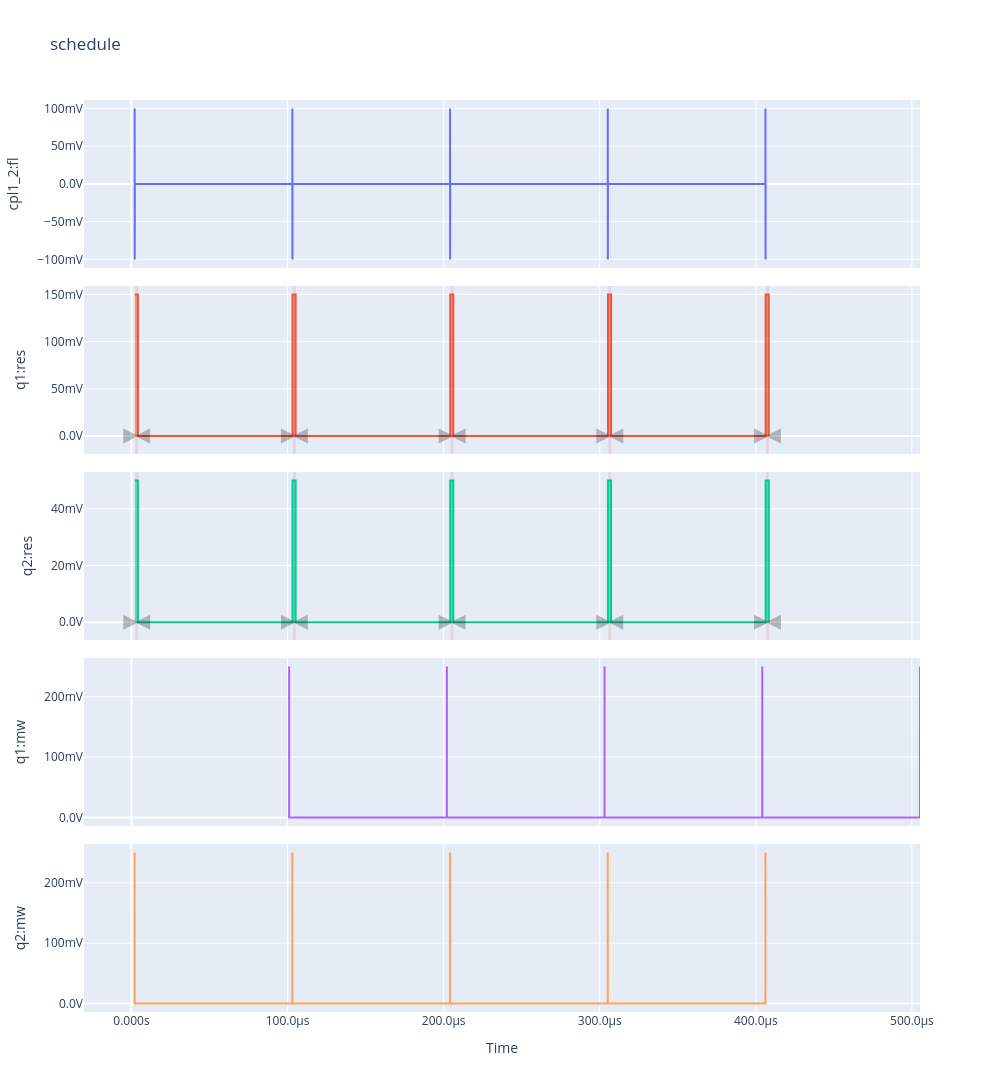

Write notebook code for a chart like this one.
### Markdown cell above
## Optional: view the compiled pulse schedule

This check's schedule is already small (two qubits x a handful of operations per
repetition), so the schedule from the real run above is safe to plot directly —
no separate dummy schedule needed. Look for the SNZ pulse's two-lobe shape on the
coupler's flux port, playing after both qubits' X90 pulses finish and before the
readout pulses.

### Code cell
compiled_schedule = hardware_agent.latest_compiled_schedule
if compiled_schedule is None:
    raise RuntimeError("Run experiment.run_measurement() first.")
compiled_schedule.plot_pulse_diagram(plot_backend="plotly")

### Figure 1 — Plotly figure (JSON) as saved in the notebook; plotly's stock layout.template omitted (floating-point values rounded to 4 significant figures; data arrays with more than 128 entries replaced by an {"elided": "..."} marker saying what was removed)
{"data": [{"fill": "tozeroy", "hoverinfo": "x+y+name", "hoverlabel": {"namelength": -1}, "legendgroup": "0", "line": {"color": "#636EFA"}, "mode": "lines", "name": "6 operations", "showlegend": true, "type": "scatter", "x": {"elided": "544 float values"}, "xaxis": "x", "y": {"elided": "544 float values"}, "yaxis": "y"}, {"fill": "tozeroy", "hoverinfo": "x+y+name", "hoverlabel": {"namelength": -1}, "legendgroup": "1", "line": {"color": "#EF553B"}, "mode": "lines", "name": "6 operations", "showlegend": true, "type": "scatter", "x": [2.14e-06, 4.136e-06, 4.136e-06, 4.136e-06, 4.136e-06, 4.14e-06, 4.14e-06, 0.0001032, 0.0001032, 0.0001052, 0.0001052, 0.0001052, 0.0001052, 0.0001052, 0.0001052, 0.0002042, 0.0002042, 0.0002062, 0.0002062, 0.0002062, 0.0002062, 0.0002062, 0.0002062, 0.0003052, 0.0003052, 0.0003072, 0.0003072, 0.0003072, 0.0003072, 0.0003072, 0.0003072, 0.0004063, 0.0004063, 0.0004083, 0.0004083, 0.0004083, 0.0004083, 0.0004083, 0.0004083], "xaxis": "x2", "y": [0.15, 0.15, 0.15, 0.15, 0.15, 0.15, 0.0, 0.0, 0.15, 0.15, 0.15, 0.15, 0.15, 0.15, 0.0, 0.0, 0.15, 0.15, 0.15, 0.15, 0.15, 0.15, 0.0, 0.0, 0.15, 0.15, 0.15, 0.15, 0.15, 0.15, 0.0, 0.0, 0.15, 0.15, 0.15, 0.15, 0.15, 0.15, 0.0], "yaxis": "y2"}, {"marker": {"color": "rgba(0,0,0,.25)", "size": 15, "symbol": ["arrow-bar-left", "arrow-bar-right"]}, "mode": "markers", "name": "SSBIntegrationComplex", "type": "scatter", "x": [2.34e-06, 4.34e-06], "xaxis": "x2", "y": [0, 0], "yaxis": "y2"}, {"marker": {"color": "rgba(0,0,0,.25)", "size": 15, "symbol": ["arrow-bar-left", "arrow-bar-right"]}, "mode": "markers", "name": "SSBIntegrationComplex", "type": "scatter", "x": [0.0001034, 0.0001054], "xaxis": "x2", "y": [0, 0], "yaxis": "y2"}, {"marker": {"color": "rgba(0,0,0,.25)", "size": 15, "symbol": ["arrow-bar-left", "arrow-bar-right"]}, "mode": "markers", "name": "SSBIntegrationComplex", "type": "scatter", "x": [0.0002044, 0.0002064], "xaxis": "x2", "y": [0, 0], "yaxis": "y2"}, {"marker": {"color": "rgba(0,0,0,.25)", "size": 15, "symbol": ["arrow-bar-left", "arrow-bar-right"]}, "mode": "markers", "name": "SSBIntegrationComplex", "type": "scatter", "x": [0.0003054, 0.0003074], "xaxis": "x2", "y": [0, 0], "yaxis": "y2"}, {"marker": {"color": "rgba(0,0,0,.25)", "size": 15, "symbol": ["arrow-bar-left", "arrow-bar-right"]}, "mode": "markers", "name": "SSBIntegrationComplex", "type": "scatter", "x": [0.0004065, 0.0004085], "xaxis": "x2", "y": [0, 0], "yaxis": "y2"}, {"fill": "tozeroy", "hoverinfo": "x+y+name", "hoverlabel": {"namelength": -1}, "legendgroup": "2", "line": {"color": "#00CC96"}, "mode": "lines", "name": "6 operations", "showlegend": true, "type": "scatter", "x": [2.14e-06, 4.136e-06, 4.136e-06, 4.136e-06, 4.136e-06, 4.14e-06, 4.14e-06, 0.0001032, 0.0001032, 0.0001052, 0.0001052, 0.0001052, 0.0001052, 0.0001052, 0.0001052, 0.0002042, 0.0002042, 0.0002062, 0.0002062, 0.0002062, 0.0002062, 0.0002062, 0.0002062, 0.0003052, 0.0003052, 0.0003072, 0.0003072, 0.0003072, 0.0003072, 0.0003072, 0.0003072, 0.0004063, 0.0004063, 0.0004083, 0.0004083, 0.0004083, 0.0004083, 0.0004083, 0.0004083], "xaxis": "x3", "y": [0.05, 0.05, 0.05, 0.05, 0.05, 0.05, 0.0, 0.0, 0.05, 0.05, 0.05, 0.05, 0.05, 0.05, 0.0, 0.0, 0.05, 0.05, 0.05, 0.05, 0.05, 0.05, 0.0, 0.0, 0.05, 0.05, 0.05, 0.05, 0.05, 0.05, 0.0, 0.0, 0.05, 0.05, 0.05, 0.05, 0.05, 0.05, 0.0], "yaxis": "y3"}, {"marker": {"color": "rgba(0,0,0,.25)", "size": 15, "symbol": ["arrow-bar-left", "arrow-bar-right"]}, "mode": "markers", "name": "SSBIntegrationComplex", "type": "scatter", "x": [2.34e-06, 4.34e-06], "xaxis": "x3", "y": [0, 0], "yaxis": "y3"}, {"marker": {"color": "rgba(0,0,0,.25)", "size": 15, "symbol": ["arrow-bar-left", "arrow-bar-right"]}, "mode": "markers", "name": "SSBIntegrationComplex", "type": "scatter", "x": [0.0001034, 0.0001054], "xaxis": "x3", "y": [0, 0], "yaxis": "y3"}, {"marker": {"color": "rgba(0,0,0,.25)", "size": 15, "symbol": ["arrow-bar-left", "arrow-bar-right"]}, "mode": "markers", "name": "SSBIntegrationComplex", "type": "scatter", "x": [0.0002044, 0.0002064], "xaxis": "x3", "y": [0, 0], "yaxis": "y3"}, {"marker": {"color": "rgba(0,0,0,.25)", "size": 15, "symbol": ["arrow-bar-left", "arrow-bar-right"]}, "mode": "markers", "name": "SSBIntegrationComplex", "type": "scatter", "x": [0.0003054, 0.0003074], "xaxis": "x3", "y": [0, 0], "yaxis": "y3"}, {"marker": {"color": "rgba(0,0,0,.25)", "size": 15, "symbol": ["arrow-bar-left", "arrow-bar-right"]}, "mode": "markers", "name": "SSBIntegrationComplex", "type": "scatter", "x": [0.0004065, 0.0004085], "xaxis": "x3", "y": [0, 0], "yaxis": "y3"}, {"fill": "tozeroy", "hoverinfo": "x+y+name", "hoverlabel": {"namelength": -1}, "legendgroup": "3", "line": {"color": "#AB63FA"}, "mode": "lines", "name": "5 operations", "showlegend": true, "type": "scatter", "x": {"elided": "175 float values"}, "xaxis": "x4", "y": {"elided": "175 float values"}, "yaxis": "y4"}, {"fill": "tozeroy", "hoverinfo": "x+y+name", "hoverlabel": {"namelength": -1}, "legendgroup": "4", "line": {"color": "#FFA15A"}, "mode": "lines", "name": "5 operations", "showlegend": true, "type": "scatter", "x": {"elided": "175 float values"}, "xaxis": "x5", "y": {"elided": "175 float values"}, "yaxis": "y5"}], "layout": {"height": 1500, "shapes": [{"fillcolor": "rgba(255,0,0,0.1)", "layer": "below", "line": {"color": "rgba(0,0,0,0)", "width": 3}, "name": "SSBIntegrationComplex", "type": "rect", "x0": 2.34e-06, "x1": 4.34e-06, "xref": "x", "y0": 0, "y1": 1, "yref": "y2 domain"}, {"fillcolor": "rgba(255,0,0,0.1)", "layer": "below", "line": {"color": "rgba(0,0,0,0)", "width": 3}, "name": "SSBIntegrationComplex", "type": "rect", "x0": 0.0001034, "x1": 0.0001054, "xref": "x", "y0": 0, "y1": 1, "yref": "y2 domain"}, {"fillcolor": "rgba(255,0,0,0.1)", "layer": "below", "line": {"color": "rgba(0,0,0,0)", "width": 3}, "name": "SSBIntegrationComplex", "type": "rect", "x0": 0.0002044, "x1": 0.0002064, "xref": "x", "y0": 0, "y1": 1, "yref": "y2 domain"}, {"fillcolor": "rgba(255,0,0,0.1)", "layer": "below", "line": {"color": "rgba(0,0,0,0)", "width": 3}, "name": "SSBIntegrationComplex", "type": "rect", "x0": 0.0003054, "x1": 0.0003074, "xref": "x", "y0": 0, "y1": 1, "yref": "y2 domain"}, {"fillcolor": "rgba(255,0,0,0.1)", "layer": "below", "line": {"color": "rgba(0,0,0,0)", "width": 3}, "name": "SSBIntegrationComplex", "type": "rect", "x0": 0.0004065, "x1": 0.0004085, "xref": "x", "y0": 0, "y1": 1, "yref": "y2 domain"}, {"fillcolor": "rgba(255,0,0,0.1)", "layer": "below", "line": {"color": "rgba(0,0,0,0)", "width": 3}, "name": "SSBIntegrationComplex", "type": "rect", "x0": 2.34e-06, "x1": 4.34e-06, "xref": "x", "y0": 0, "y1": 1, "yref": "y3 domain"}, {"fillcolor": "rgba(255,0,0,0.1)", "layer": "below", "line": {"color": "rgba(0,0,0,0)", "width": 3}, "name": "SSBIntegrationComplex", "type": "rect", "x0": 0.0001034, "x1": 0.0001054, "xref": "x", "y0": 0, "y1": 1, "yref": "y3 domain"}, {"fillcolor": "rgba(255,0,0,0.1)", "layer": "below", "line": {"color": "rgba(0,0,0,0)", "width": 3}, "name": "SSBIntegrationComplex", "type": "rect", "x0": 0.0002044, "x1": 0.0002064, "xref": "x", "y0": 0, "y1": 1, "yref": "y3 domain"}, {"fillcolor": "rgba(255,0,0,0.1)", "layer": "below", "line": {"color": "rgba(0,0,0,0)", "width": 3}, "name": "SSBIntegrationComplex", "type": "rect", "x0": 0.0003054, "x1": 0.0003074, "xref": "x", "y0": 0, "y1": 1, "yref": "y3 domain"}, {"fillcolor": "rgba(255,0,0,0.1)", "layer": "below", "line": {"color": "rgba(0,0,0,0)", "width": 3}, "name": "SSBIntegrationComplex", "type": "rect", "x0": 0.0004065, "x1": 0.0004085, "xref": "x", "y0": 0, "y1": 1, "yref": "y3 domain"}], "showlegend": false, "title": {"text": "schedule"}, "width": 1000, "xaxis": {"anchor": "y", "domain": [0, 1], "hoverformat": ".3s", "matches": "x5", "showgrid": true, "showticklabels": false, "tickformat": ".2s", "ticksuffix": "s"}, "xaxis2": {"anchor": "y2", "domain": [0, 1], "hoverformat": ".3s", "matches": "x5", "showgrid": true, "showticklabels": false, "tickformat": ".2s", "ticksuffix": "s"}, "xaxis3": {"anchor": "y3", "domain": [0, 1], "hoverformat": ".3s", "matches": "x5", "showgrid": true, "showticklabels": false, "tickformat": ".2s", "ticksuffix": "s"}, "xaxis4": {"anchor": "y4", "domain": [0, 1], "hoverformat": ".3s", "matches": "x5", "showgrid": true, "showticklabels": false, "tickformat": ".2s", "ticksuffix": "s"}, "xaxis5": {"anchor": "y5", "domain": [0, 1], "hoverformat": ".3s", "showgrid": true, "tickformat": ".2s", "tickformatstops": [{"dtickrange": [null, 1e-09], "value": ".10s"}, {"dtickrange": [1e-09, 1e-06], "value": ".7s"}, {"dtickrange": [1e-06, 0.001], "value": ".4s"}], "ticksuffix": "s", "title": {"text": "Time"}}, "yaxis": {"anchor": "x", "autorange": true, "domain": [0.816, 1], "hoverformat": ".3s", "tickformat": ".2s", "ticksuffix": "V", "title": {"text": "cpl1_2:fl"}}, "yaxis2": {"anchor": "x2", "autorange": true, "domain": [0.612, 0.796], "hoverformat": ".3s", "tickformat": ".2s", "ticksuffix": "V", "title": {"text": "q1:res"}}, "yaxis3": {"anchor": "x3", "autorange": true, "domain": [0.408, 0.592], "hoverformat": ".3s", "tickformat": ".2s", "ticksuffix": "V", "title": {"text": "q2:res"}}, "yaxis4": {"anchor": "x4", "autorange": true, "domain": [0.204, 0.388], "hoverformat": ".3s", "tickformat": ".2s", "ticksuffix": "V", "title": {"text": "q1:mw"}}, "yaxis5": {"anchor": "x5", "autorange": true, "domain": [0, 0.184], "hoverformat": ".3s", "tickformat": ".2s", "ticksuffix": "V", "title": {"text": "q2:mw"}}}}
